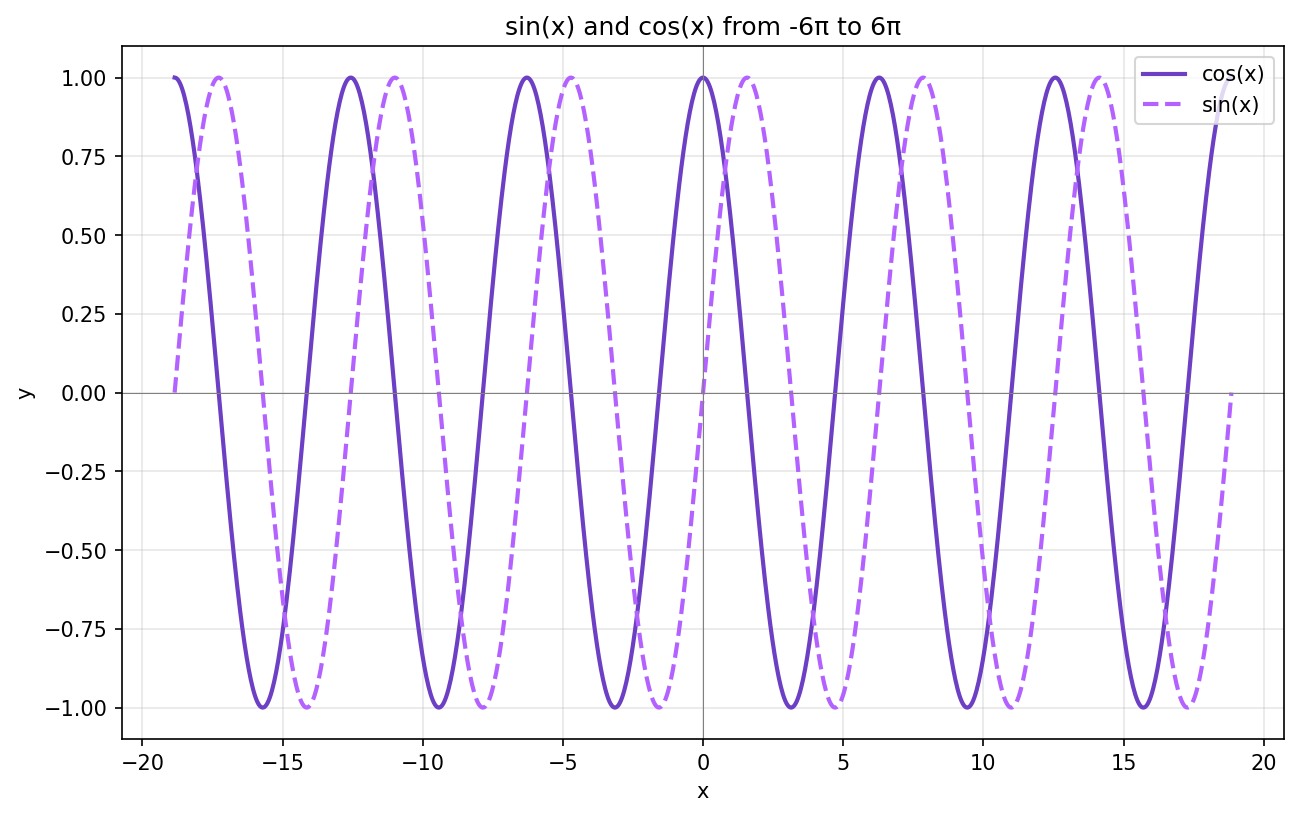

Source code (Python):
import matplotlib
import numpy as np

matplotlib.use("Agg")
import matplotlib.pyplot as plt

x = np.linspace(-6 * np.pi, 6 * np.pi, 1000)
y_cos = np.cos(x)
y_sin = np.sin(x)

fig, ax = plt.subplots(figsize=(10, 6))
ax.plot(x, y_cos, label="cos(x)", color="#6C3FC5", linewidth=2)
ax.plot(x, y_sin, label="sin(x)", color="#B362FF", linewidth=2, linestyle="--")
ax.set_xlabel("x")
ax.set_ylabel("y")
ax.set_title("sin(x) and cos(x) from -6π to 6π")
ax.legend()
ax.grid(True, alpha=0.3)
ax.axhline(y=0, color="gray", linewidth=0.5)
ax.axvline(x=0, color="gray", linewidth=0.5)

output_path = "/home/thomas/src/crow-ai/crow-cli/sandbox/crow-test/graph.png"
fig.savefig(output_path, dpi=150, bbox_inches="tight")
plt.close()
print(f"Saved to {output_path}")
